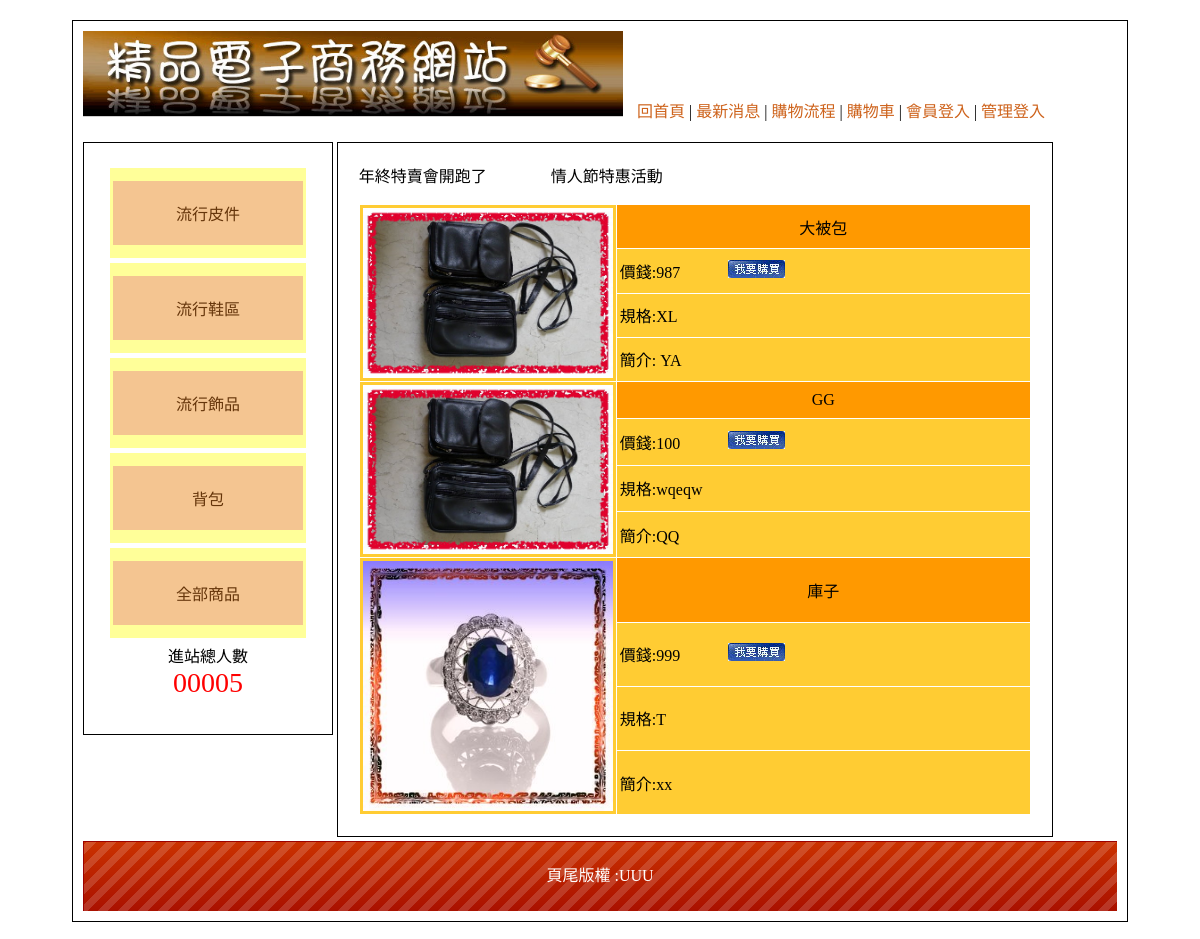
The page / on the database its author committed.
### tables this page shows
CREATE TABLE `item_1` (
  `i1_seq` int(10) UNSIGNED NOT NULL,
  `i1_name` text NOT NULL
);

CREATE TABLE `item_3` (
  `i3_seq` int(10) UNSIGNED NOT NULL,
  `i3_name` text NOT NULL COMMENT '商品名稱',
  `i3_sell` int(10) NOT NULL COMMENT '商品價格',
  `i3_type` text NOT NULL COMMENT '商品規格',
  `i3_cnt` int(10) NOT NULL COMMENT '商品庫存',
  `i3_pic` text NOT NULL COMMENT '商品圖片',
  `i3_con` text NOT NULL COMMENT '商品介紹',
  `i3_i1` int(10) NOT NULL COMMENT '對應的大類',
  `i3_i2` int(10) NOT NULL COMMENT '對應的中類',
  `i3_look` int(1) NOT NULL COMMENT '是否上架'
);

CREATE TABLE `myfooter` (
  `m_seq` int(10) UNSIGNED NOT NULL,
  `m_footer` text NOT NULL
);

### index_list.php (the view, shortened to what this page needs)
<?php
  $sql = "select * from item_1";
  $ro = mysqli_query($link,$sql);
  $rr = mysqli_fetch_assoc($ro);
?>
<table width="100%" border="0" cellspacing="5" cellpadding="3">
<?php
  do{
?>
  <tr>
    <td align="center" valign="middle" bgcolor="#FFFF99" class="aa">
      <a href="/?item=<?=$rr["i1_seq"]?>"><?=$rr["i1_name"]?></a>
    </td>
  </tr>
<?php }while($rr = mysqli_fetch_assoc($ro));?>
  <tr>
    <td align="center" valign="middle" bgcolor="#FFFF99"><a href="/">全部商品</a></td>
  </tr>
</table>

### index_main_item_list.php (shortened to what this page needs)
<?php
  $sql = "select * from item_3 where i3_look =1";
  $ro2 = mysqli_query($link,$sql);
  $rr2 = mysqli_fetch_assoc($ro2);
?>
<table width="100%" border="0" cellspacing="1" cellpadding="3">
<?php do{?>
  <tr>
    <td rowspan="4" align="center" bgcolor="#FFCC33" width="250">
      <a href="/?do=look_item&look_item=<?=$rr2["i3_seq"]?>">
        <img src="images/item/<?=$rr2["i3_pic"]?>" width="250">
      </a>
    </td>
    <td align="center" bgcolor="#FF9900"><?=$rr2["i3_name"]?></td>
  </tr>
  <tr>
    <td align="left" bgcolor="#FFCC33">價錢:<?=$rr2["i3_sell"]?>　　　<img src="images/0402.jpg"></td>
  </tr>
  <tr>
    <td align="left" bgcolor="#FFCC33">規格:<?=$rr2["i3_type"]?></td>
  </tr>
  <tr>
    <td align="left" bgcolor="#FFCC33">簡介:<?=$rr2["i3_con"]?></td>
  </tr>
<?php }while($rr2 = mysqli_fetch_assoc($ro2));?>
</table>

### footer.php
<?php
 $sql = "select * from myfooter";
 $rr = mysqli_query($link,$sql);
 $rrr = mysqli_fetch_assoc($rr);
?>
<?=$rrr["m_footer"]?>

### home_files/css.css (style rules this page uses)
body { font-family:"微軟正黑體"; }
#left a { display:block; padding:20px 5px 20px 5px; text-decoration:none; background:#F4C591; margin:10px auto 10px auto; color:#65350A; }

### rows shown on the page
item_1: i1_name "流行皮件"
item_1: i1_name "流行鞋區"
item_1: i1_name "流行飾品"
item_1: i1_name "背包"
item_3: i3_pic (picture), i3_name "大被包", i3_sell "987", i3_type "XL", i3_con "YA"
item_3: i3_pic (picture), i3_name "GG", i3_sell "100", i3_type "wqeqw", i3_con "QQ"
item_3: i3_pic (picture), i3_name "庫子", i3_sell "999", i3_type "T", i3_con "xx"
myfooter: m_footer "UUU"
